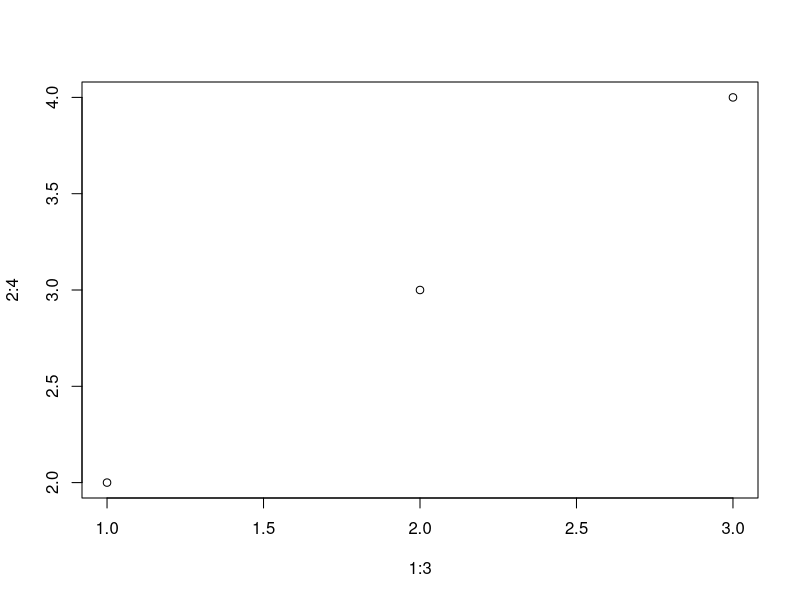
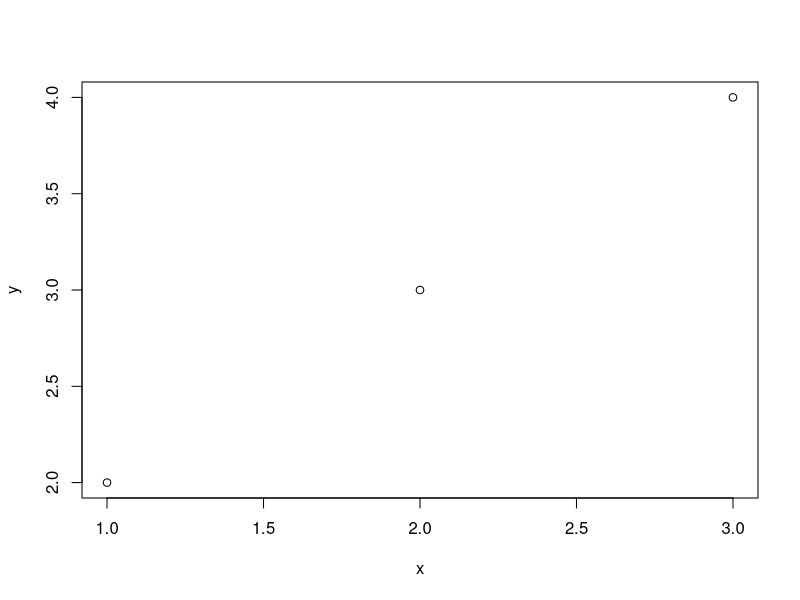
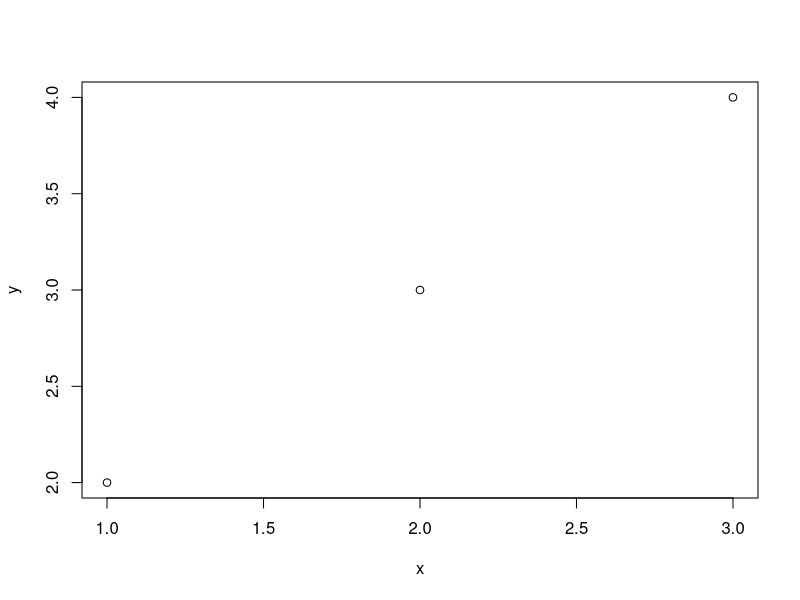
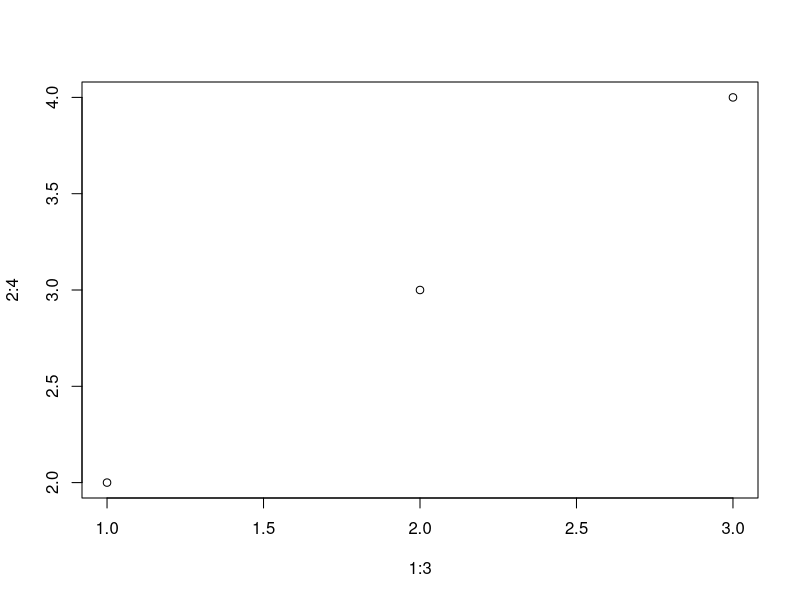
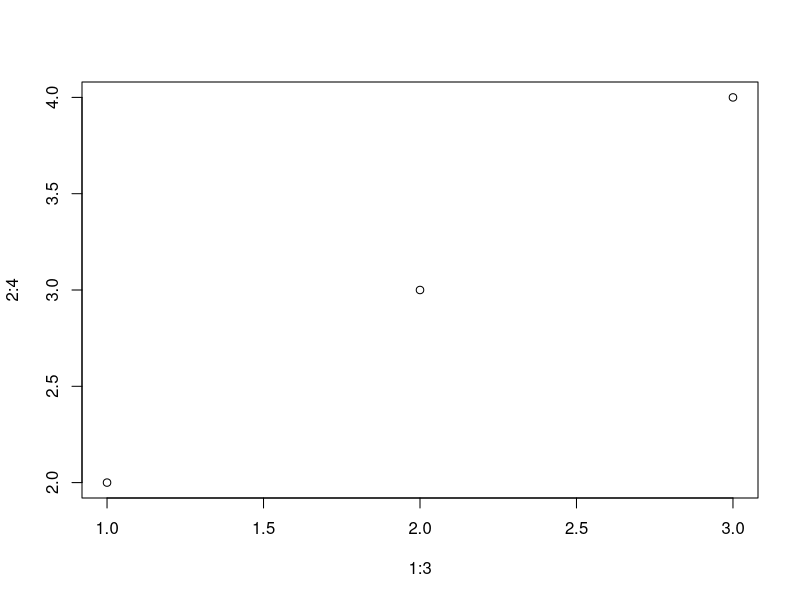
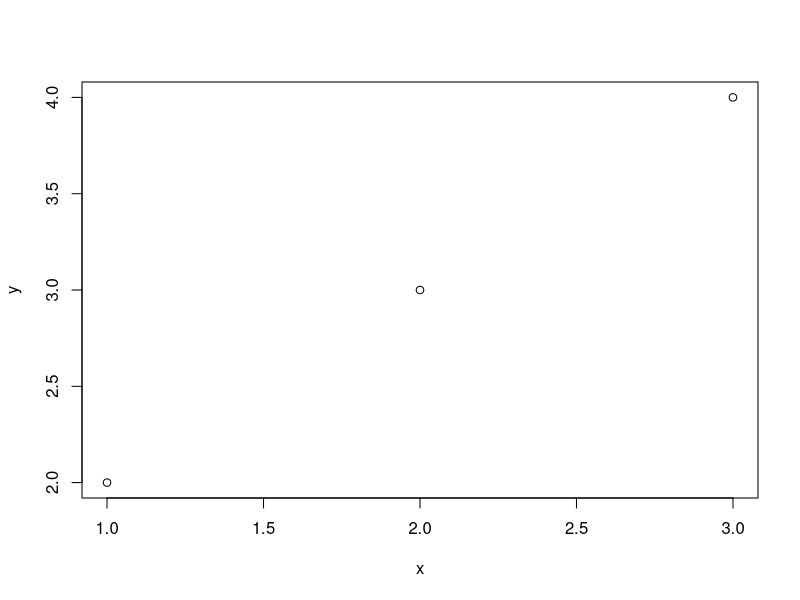
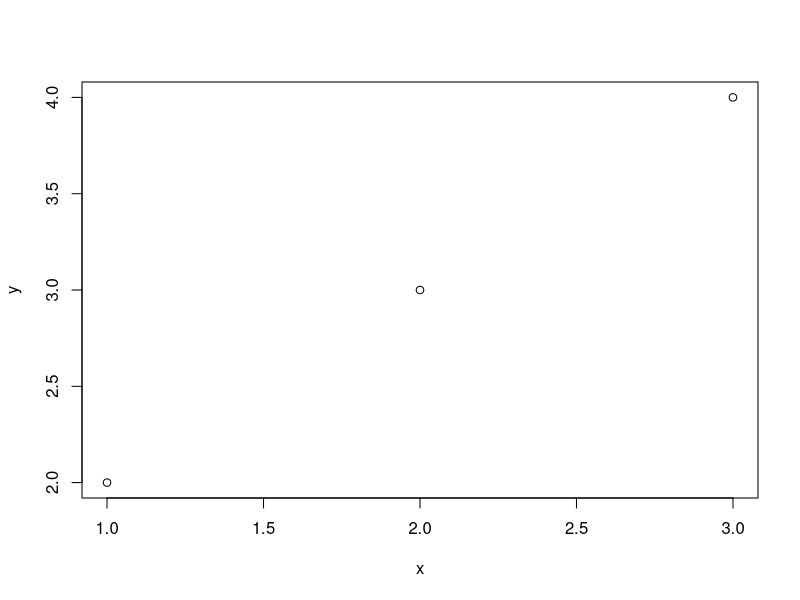

These figures' R source, in order:
## ---- chunk 1
knitr::opts_chunk$set(echo = TRUE)
## ---- chunk 2
f = function(x) x^2
f(2)
a=1
f(a)
f(f(a+1))

g = function(x){
  f=function(x) x^3
  return(f(x))
}
g(2)
f(2)


h = function(x,FUN = f){
  FUN(x)
}
h(2)
h(2,g)
# better way

plot(1:3,2:4)

fplot = function(x,y) plot(x,y)
fplot(1:3,2:4)

#create_fplot = function(data,FUN = fplot) FUN(data)
create_fplot = function(data,FUN = fplot) do.call(FUN,data)

create_fplot(list(x=1:3,y = 2:4))

do.call(plot,list(x=1:3,2:4))

## ---- chunk 3
plot
plot(1:3,2:4)


x=1:3;y = 2:4
plot(y~x)
my_data=data.frame(x=1:3,y = 2:4)
knitr::kable(my_data)
plot(my_data)
?plot
plot.default
class(y~x)

#S3 S4(bioinformatics) R6

my_object = list(x=1:3,y = 2:4)
typeof(my_object)
class(my_object)

class(my_object) = "whatever"

typeof(my_object)
class(my_object)

class(my_object) = c("my_whatever","whatever","list")
class(my_object)



print(my_object)

#OOP
print.my_whatever = function(x){
  print("This is mine!")
  print(x$x)
  print(x$y)
  NextMethod()
}
print.whatever = function(x){
  print("This is whatever!")
  print(x$x)
  print(x$y)
  NextMethod()
}
print(my_object)
print.default



fn = function(x) UseMethod("fn")#S3

fn.default = function(x) x$x*x$y
fn(list(x=1:3,y = 2:4))
fn(my_object)

fn.my_whatever = function(x) x$x*rev(x$y)
fn(my_object)
fn.my_whatever(my_object)
fn.default(my_object)


my_another_obj = list(x=1,y=2)
class(my_another_obj) = c("my_whatever","whatever","list")


my_whatever = function(x,y){
  re = list(x=x,y=y)
  class(re) = c("my_whatever","whatever","list")
  re
}#init
fn(my_whatever(1:3,2:4))

## ---- chunk 4

my_object


"%+%" = function(a,b) my_whatever(a$x+b$x,a$y+b$y)
my_object %+% my_object
## ---- chunk 5
gn = function(a,...) UseMethod("gn")
gn.my_whatever = function(a,b,multiplier =1) my_whatever(multiplier*a$x+multiplier*b$x,multiplier*a$y+multiplier*b$y)
gn(my_object,my_object)
gn(my_object,my_object,2)
